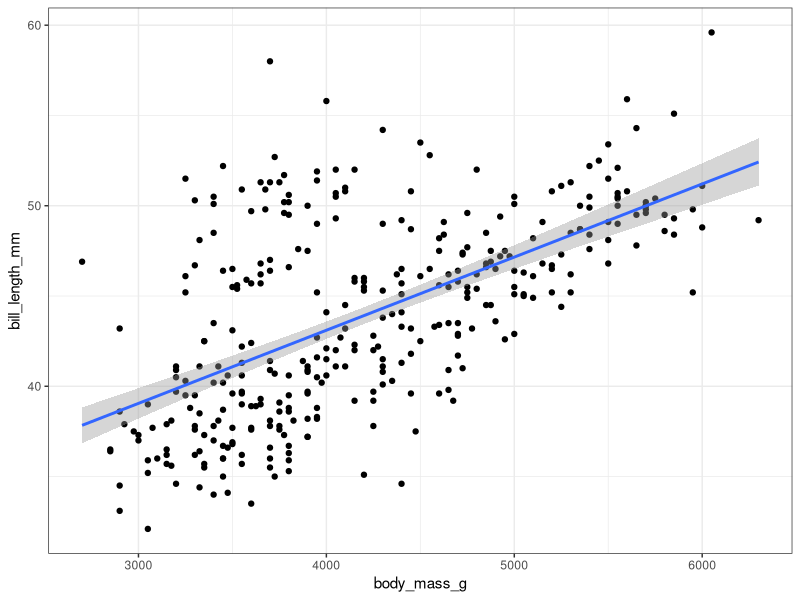
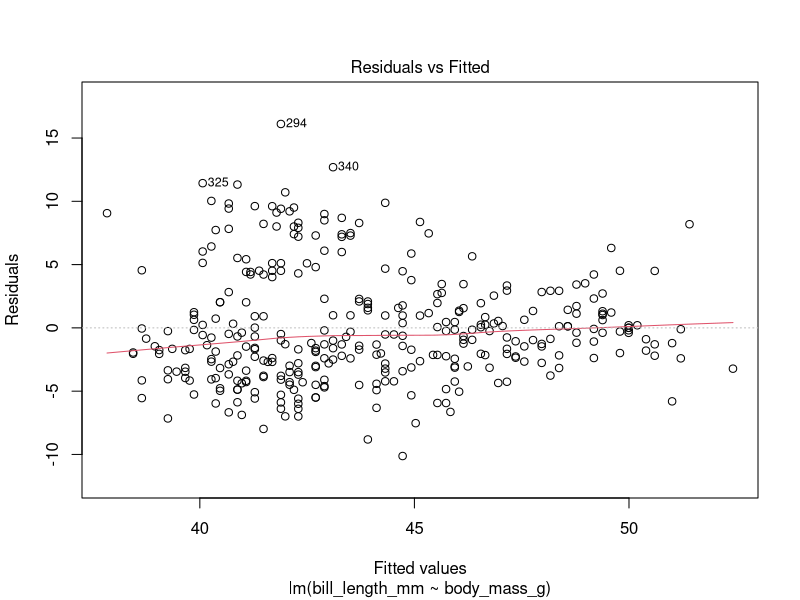
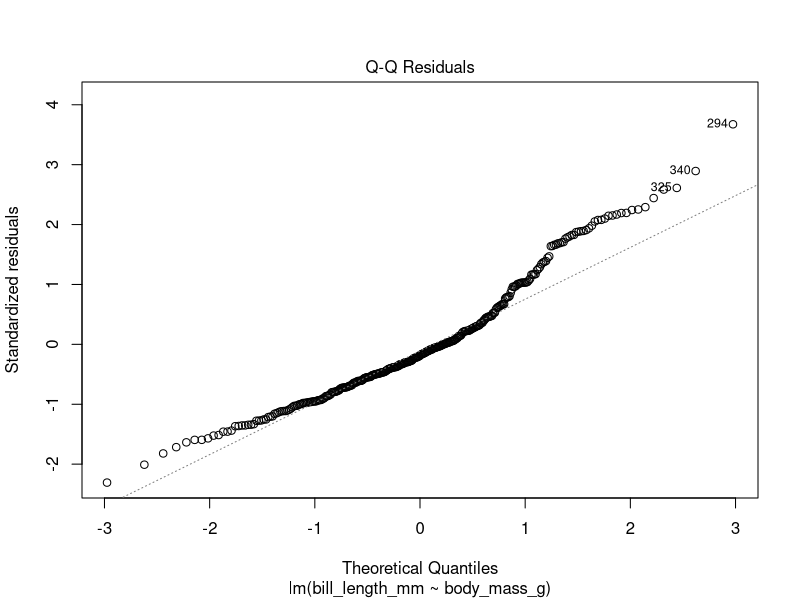
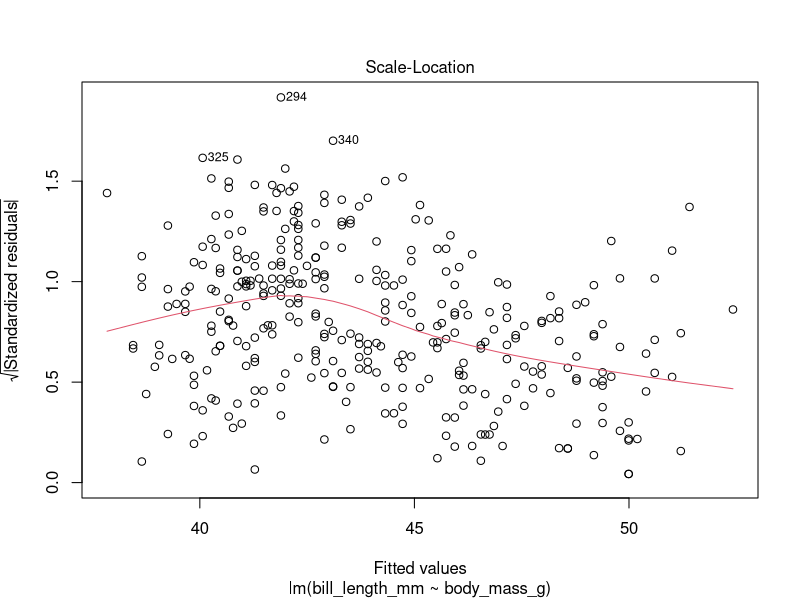
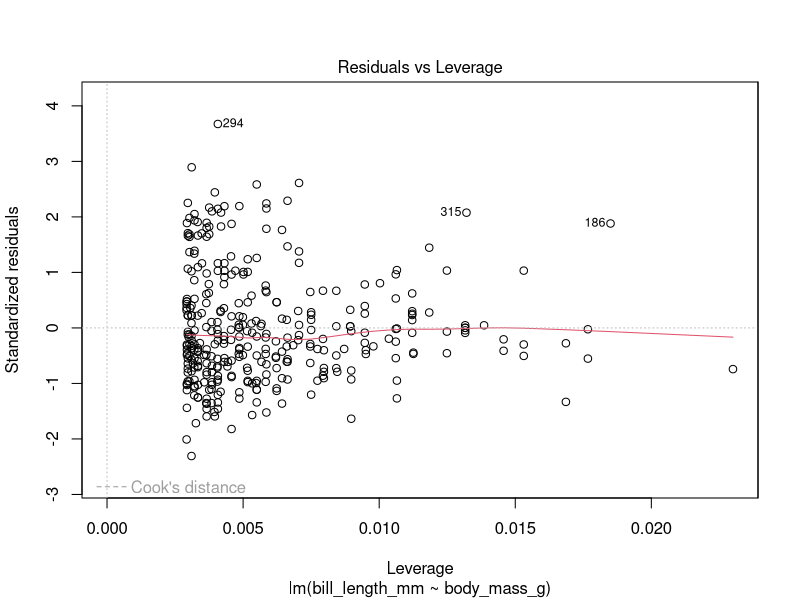
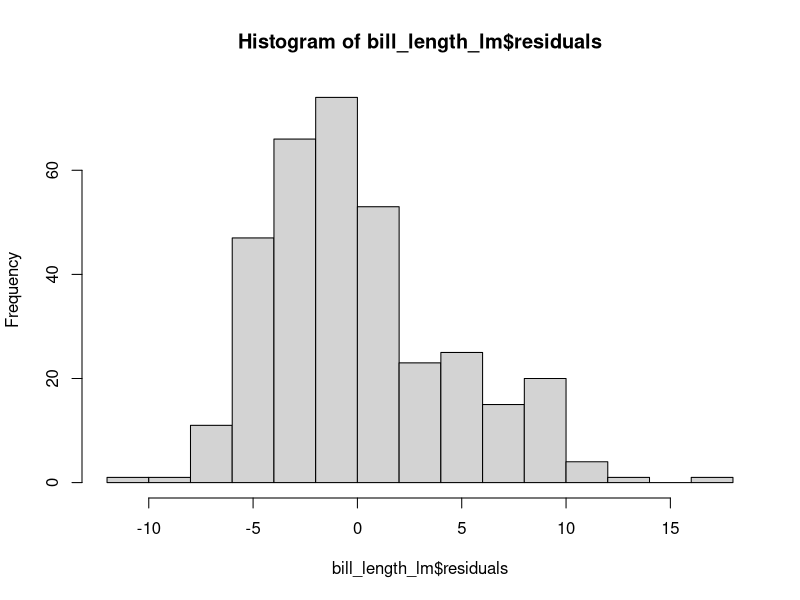
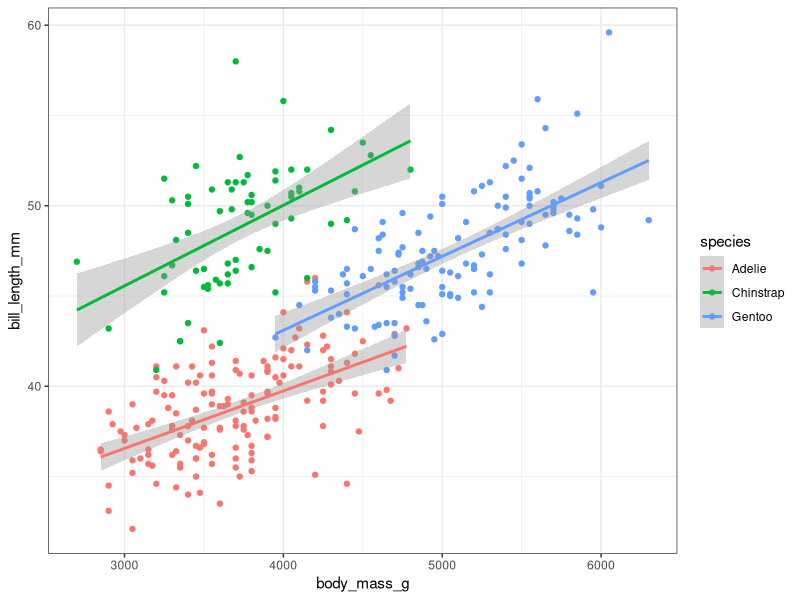
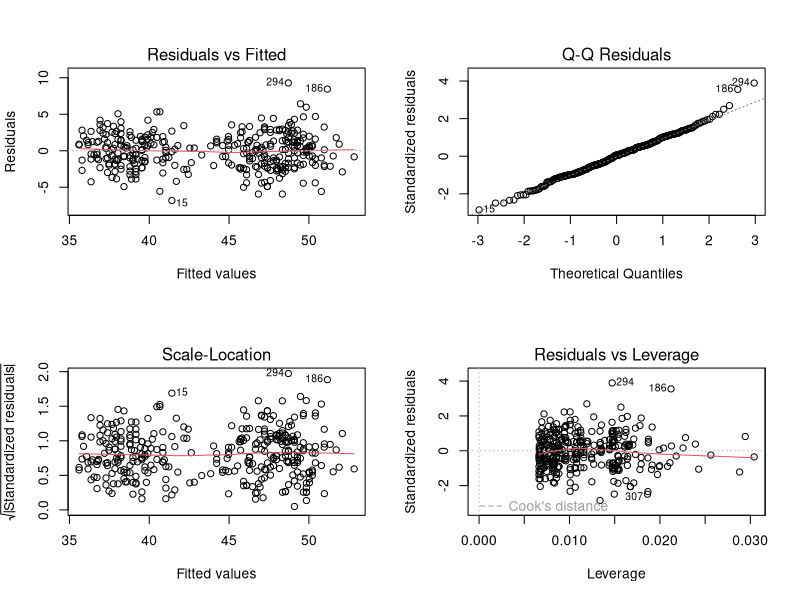

Source code (R) for these figures, in order:
## ---- chunk 1
library(tidyverse)
library(palmerpenguins)
theme_set(
  theme_bw() + theme(plot.title = element_text(hjust = 0.5))
)
## ---- chunk 2
#| output-location: column
## Does bill length depend on body mass?
## Plot the predictor (body mass) on `x`
## The response (bill_length) goes on `y`
penguins |>
  ggplot(
    aes(body_mass_g, bill_length_mm)
  ) +
  geom_point() +
  geom_smooth(method = "lm")
## ---- chunk 3
#| results: markup
## Fit a linear regression model and save the output as an R object
bill_length_lm <- lm(bill_length_mm ~ body_mass_g, data = penguins)
bill_length_lm
## ---- chunk 4
#| results: markup
## Use `summary` to view and interpret the fitted model
summary(bill_length_lm)
## ---- chunk 5
#| echo: false
plot(bill_length_lm, which = 1)
## ---- chunk 6
#| echo: false
plot(bill_length_lm, which = 2)
## ---- chunk 7
#| echo: false
plot(bill_length_lm, which = 3)
## ---- chunk 8
#| echo: false
plot(bill_length_lm, which = 5)
## ---- chunk 9
class(bill_length_lm)
## ---- chunk 10
#| results: hide
## Inspect the actual object
glimpse(bill_length_lm)
## ---- chunk 11
#| output-location: column
## Plot a histogram of the residuals
hist(bill_length_lm$residuals)
## ---- chunk 12
#| results: markup
shapiro.test(bill_length_lm$residuals)
## ---- chunk 13
#| output-location: column
## Does bill length depend on body mass?
## Plot the predictor (body mass) on `x`
## The response (bill_length) goes on `y`
## Does each species need it's own model
penguins |>
  ggplot(
    aes(
      body_mass_g, bill_length_mm, 
      colour = species
    )
  ) +
  geom_point() +
  geom_smooth(method = "lm")
## ---- chunk 14
#| results: markup
## Include the species in the model
## NB: This will fit a separate intercept for each species
bill_length_sp_lm <- lm(bill_length_mm ~ species + body_mass_g, data = penguins) 
summary(bill_length_sp_lm)
## ---- chunk 15
#| output-location: column
#| fig-show: hold
#| fig-height: 8
## Check the residuals after 
## including a separate intercept
## for species
par(mfrow = c(2, 2))
plot(bill_length_sp_lm)
par(mfrow = c(1, 1))
## ---- chunk 16
#| fig-show: hide
#| results: markup
## Check the histogram of residuals
hist(bill_length_sp_lm$residuals, breaks = 20)
## Perform the Shapiro-Wilk test for Normality
shapiro.test(bill_length_sp_lm$residuals)
## ---- chunk 17
#| echo: false
#| results: markup
summary(bill_length_sp_lm)$coef
## ---- chunk 18
#| results: markup
levels(penguins$species)
## ---- chunk 19
#| echo: false
#| results: markup
summary(bill_length_sp_lm)$coef
## ---- chunk 20
#| output-location: slide
bill_length_int_lm <- lm(
  bill_length_mm ~ species + body_mass_g + species:body_mass_g, 
  data = penguins
) 
summary(bill_length_int_lm)
## ---- chunk 21
y <- penguins$bill_length_mm[!is.na(penguins$body_mass_g)]
X <- model.matrix(~ species + body_mass_g + species:body_mass_g, data = penguins)
## ---- chunk 22
#| results: markup
head(X)
## ---- chunk 23
#| results: markup
## No need to save this, I'm just demonstrating a point
## The inverse of a matrix is found using `solve()`
## Matrix multiplication is performed using %*%
## The transpose of a matrix is found using `t()`
beta_hat <- solve(t(X) %*% X) %*% t(X) %*% y
cbind(beta_hat, coef(bill_length_int_lm))
## ---- chunk 24
#| output-location: column
#| fig-show: hold
#| fig-height: 7
## Check the residuals after 
## including a separate intercept
## and slope for species
par(mfrow = c(2, 2))
plot(bill_length_int_lm)
par(mfrow = c(1, 1))
## ---- chunk 25
#| results: hide
## Run a separate ANOVA on each model
anova(bill_length_lm)
anova(bill_length_sp_lm)
anova(bill_length_int_lm)
## ---- chunk 26
#| output-location: slide
## Compare the models using ANOVA
## If a model is a significant improvement, the p-value from the 
## F test will be clearly significant
anova(
  bill_length_lm,
  bill_length_sp_lm,
  bill_length_int_lm
)
## ---- chunk 27
#| results: hide
## Refit the model with an interaction term using the shorthand code
bill_length_int_lm <- lm(
  bill_length_mm ~ species * body_mass_g, data = penguins
)
summary(bill_length_int_lm)
## ---- chunk 28
#| output-location: slide
step(bill_length_int_lm)
## ---- chunk 29
## Extract the coefficients directly from the linear model
bill_length_sp_lm$coefficients
## ---- chunk 30
## Extract the coefficients from the summary object
summary(bill_length_sp_lm)$coefficients
## ---- chunk 31
## Check the class of the output from summary
summary(bill_length_sp_lm) |> class()
## Prove conclusively that it is really a list
## with a class attribute stuck on it
summary(bill_length_sp_lm) |> is.list()
## See what attributes it has
summary(bill_length_sp_lm) |> attributes()
## ---- chunk 32
## Check the full details
summary(bill_length_sp_lm) |> glimpse()
## ---- chunk 33
bill_length_sp_lm |> broom::tidy()
## ---- chunk 34
bill_length_sp_lm |> 
  broom::tidy() |>
  mutate(
    stars = case_when(
      p.value < 0.001 ~ "***",
      p.value < 0.01 ~ "**",
      p.value < 0.05 ~ "*",
      p.value < 0.1 ~ ".",
      TRUE ~ ""
    )
  )
## ---- chunk 35
#| output-location: slide
penguins |>
  ## Piped data can be recalled using `_`
  lm( bill_length_mm ~ species * body_mass_g, data = _) |> 
  step() |> # Fit the best model using the AIC
  broom::tidy() |> # Turn the output into a tibble & add stars
  mutate(
    stars = case_when(
      p.value < 0.001 ~ "***",
      p.value < 0.01 ~ "**",
      p.value < 0.05 ~ "*",
      p.value < 0.1 ~ ".",
      TRUE ~ ""
    )
  )
## ---- chunk 36
#| fig-width: 10
par(mfrow = c(1, 2))
plot(
  bill_length_sp_lm, which = c(1, 3),
  caption = list(
    "Separate Intercepts: Residuals vs Fitted", "",
    "Separate Intercepts: Scale-Location"
  )
)
par(mfrow = c(1, 1))
## ---- chunk 37
broken_lm <- bill_length_sp_lm
class(broken_lm) <- "htest"
broken_lm
## ---- chunk 38
## Create some new penguins
new_penguins <- tibble(
  species = c("Adelie", "Gentoo"), 
  body_mass_g = 4500
)
## Predict their mean bill length
predict(bill_length_sp_lm, newdata = new_penguins, interval = "confidence")
## Predict the range a new observation may lie in
predict(bill_length_sp_lm, newdata = new_penguins, interval = "prediction")
## ---- chunk 39
## Predict their mean bill length, but include the original data
new_penguins |>
  bind_cols(
    predict(bill_length_sp_lm, newdata = new_penguins, interval = "confidence")
  )
## ---- chunk 40
## Use broom:tidy to find confidence intervals for coefficients
bill_length_sp_lm |>
  broom::tidy(conf.int = TRUE) 
## ---- chunk 41
#| output-location: column
tibble(
  fitted= fitted(bill_length_sp_lm), 
  residuals = resid(bill_length_sp_lm)
) |> 
  ggplot(aes(fitted, residuals)) + 
  geom_point() + 
  geom_smooth(
    se = FALSE, colour = 'red', 
    linewidth = 0.5
    ) +
  ggtitle("Residuals vs Fitted") +
  labs(
    x = "Fitted Values", y = "Residuals"
  ) 
## ---- chunk 42
#| output-location: column
tibble(
  residuals = rstandard(bill_length_sp_lm)
) |> 
  ggplot(aes(sample = residuals)) + 
  geom_qq() +
  geom_qq_line() +
  ggtitle("Q-Q Residuals") +
  labs(
    x = "Theoretical Quantiles", 
    y = "Standardized Residuals"
  ) 
